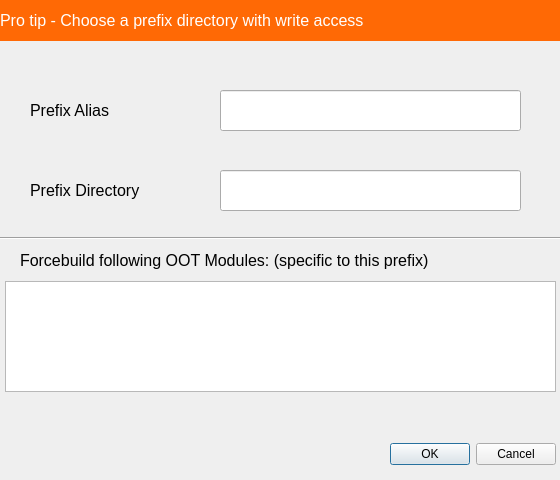
<?xml version="1.0" encoding="UTF-8"?>
<ui version="4.0">
 <class>PreferencesDialog</class>
 <widget class="QDialog" name="PreferencesDialog">
  <property name="geometry">
   <rect>
    <x>0</x>
    <y>0</y>
    <width>560</width>
    <height>480</height>
   </rect>
  </property>
  <property name="windowTitle">
   <string>PyBOMBS App Store - Preferences</string>
  </property>
  <widget class="QDialogButtonBox" name="buttonBox">
   <property name="geometry">
    <rect>
     <x>380</x>
     <y>440</y>
     <width>176</width>
     <height>28</height>
    </rect>
   </property>
   <property name="orientation">
    <enum>Qt::Horizontal</enum>
   </property>
   <property name="standardButtons">
    <set>QDialogButtonBox::Cancel|QDialogButtonBox::Ok</set>
   </property>
  </widget>
  <widget class="QLabel" name="label">
   <property name="geometry">
    <rect>
     <x>20</x>
     <y>250</y>
     <width>421</width>
     <height>21</height>
    </rect>
   </property>
   <property name="font">
    <font>
     <pointsize>12</pointsize>
    </font>
   </property>
   <property name="text">
    <string>Forcebuild following OOT Modules: (specific to this prefix)</string>
   </property>
  </widget>
  <widget class="QLabel" name="label_3">
   <property name="geometry">
    <rect>
     <x>30</x>
     <y>170</y>
     <width>141</width>
     <height>41</height>
    </rect>
   </property>
   <property name="font">
    <font>
     <pointsize>12</pointsize>
    </font>
   </property>
   <property name="text">
    <string>Prefix Directory</string>
   </property>
  </widget>
  <widget class="QLineEdit" name="lineEdit">
   <property name="geometry">
    <rect>
     <x>220</x>
     <y>170</y>
     <width>301</width>
     <height>41</height>
    </rect>
   </property>
  </widget>
  <widget class="Line" name="line">
   <property name="geometry">
    <rect>
     <x>0</x>
     <y>230</y>
     <width>561</width>
     <height>16</height>
    </rect>
   </property>
   <property name="orientation">
    <enum>Qt::Horizontal</enum>
   </property>
  </widget>
  <widget class="QTextBrowser" name="textBrowser">
   <property name="geometry">
    <rect>
     <x>5</x>
     <y>281</y>
     <width>551</width>
     <height>111</height>
    </rect>
   </property>
   <property name="readOnly">
    <bool>false</bool>
   </property>
  </widget>
  <widget class="QLineEdit" name="lineEdit_2">
   <property name="geometry">
    <rect>
     <x>220</x>
     <y>90</y>
     <width>301</width>
     <height>41</height>
    </rect>
   </property>
   <property name="text">
    <string/>
   </property>
  </widget>
  <widget class="QLabel" name="label_5">
   <property name="geometry">
    <rect>
     <x>30</x>
     <y>90</y>
     <width>141</width>
     <height>41</height>
    </rect>
   </property>
   <property name="font">
    <font>
     <pointsize>12</pointsize>
    </font>
   </property>
   <property name="text">
    <string>Prefix Alias</string>
   </property>
  </widget>
  <widget class="QLabel" name="label_4">
   <property name="enabled">
    <bool>true</bool>
   </property>
   <property name="geometry">
    <rect>
     <x>0</x>
     <y>0</y>
     <width>561</width>
     <height>41</height>
    </rect>
   </property>
   <property name="font">
    <font>
     <pointsize>12</pointsize>
    </font>
   </property>
   <property name="styleSheet">
    <string notr="true">color: rgb(255, 255, 255);
background-color: rgb(255, 105, 5);</string>
   </property>
   <property name="inputMethodHints">
    <set>Qt::ImhNone</set>
   </property>
   <property name="text">
    <string>Pro tip - Choose a prefix directory with write access</string>
   </property>
  </widget>
 </widget>
 <resources>
  <include location="../myicons.qrc"/>
 </resources>
 <connections>
  <connection>
   <sender>buttonBox</sender>
   <signal>accepted()</signal>
   <receiver>PreferencesDialog</receiver>
   <slot>accept()</slot>
   <hints>
    <hint type="sourcelabel">
     <x>248</x>
     <y>254</y>
    </hint>
    <hint type="destinationlabel">
     <x>157</x>
     <y>274</y>
    </hint>
   </hints>
  </connection>
  <connection>
   <sender>buttonBox</sender>
   <signal>rejected()</signal>
   <receiver>PreferencesDialog</receiver>
   <slot>reject()</slot>
   <hints>
    <hint type="sourcelabel">
     <x>316</x>
     <y>260</y>
    </hint>
    <hint type="destinationlabel">
     <x>286</x>
     <y>274</y>
    </hint>
   </hints>
  </connection>
 </connections>
</ui>
